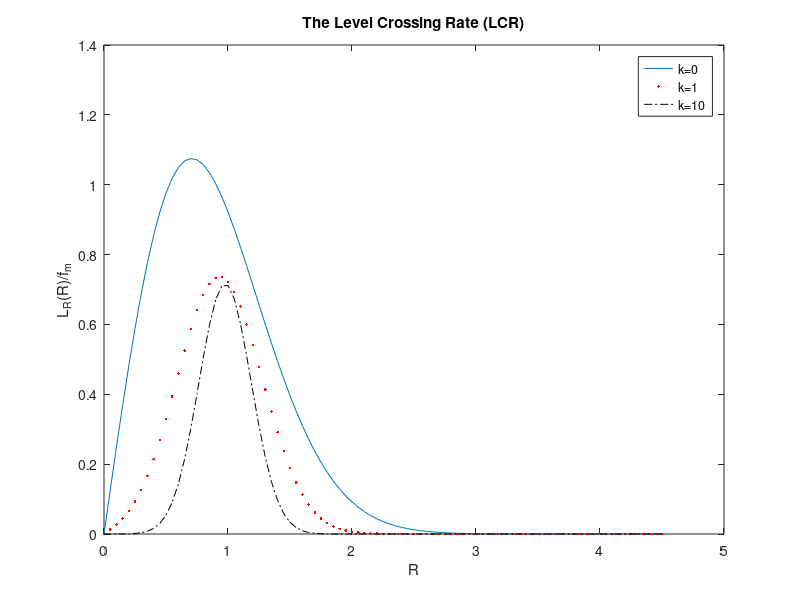

Here is the MATLAB script that generated this plot:
clear;
k0=0;
k1=3;
k2=10;
R=0:0.05:4.5;

ohm_p=1;
rau=R./sqrt(ohm_p);
k=k0;

L_R=sqrt(2*pi*(k+1)).*rau.*exp(-k- ...
(k+1).*rau.^2).*besseli(0,(2.*rau.*sqrt(k*(k+1))));
plot(R,L_R)
hold on

k=k1;
L_R1=sqrt(2*pi*(k+1)).*rau.*exp(-k- ...
(k+1).*rau.^2).*besseli(0,(2.*rau.*sqrt(k*(k+1))));
plot(R,L_R1,'r.')

k=k2;
L_R2=sqrt(2*pi*(k+1)).*rau.*exp(-k- ...
(k+1).*rau.^2).*besseli(0,(2.*rau.*sqrt(k*(k+1))));
plot(R,L_R2,'k-.')
title('The Level Crossing Rate (LCR)')
xlabel('R')
ylabel('L_R(R)/f_m')
legend('k=0','k=1','k=10')
hold off

